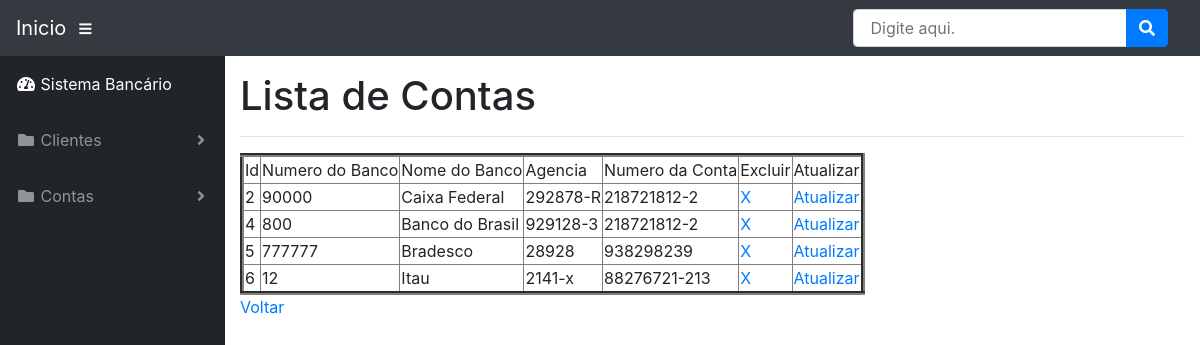
The app's page /listaconta with its own data.
### app.py (models this page shows, shortened)
class Conta(db.Model):
	__tablename__= 'contasbanco'
	_id = db.Column(db.Integer, primary_key=True, autoincrement=True)
	numero = db.Column(db.String)
	nomebanco = db.Column(db.String)
	agencia = db.Column(db.String)
	numeroconta = db.Column(db.String)

### app.py (the view)
@app.route("/listaconta")
def listaconta():
	contas = Conta.query.all()
	return render_template("listaconta.html", contas=contas)

### templates/listaconta.html (shortened to what this page needs)
<!DOCTYPE html>
<html lang="pt">
  <head>
    <link href="/static/vendor/bootstrap/css/bootstrap.min.css" rel="stylesheet">
    <link href="/static/vendor/fontawesome-free/css/all.min.css" rel="stylesheet" type="text/css">
    <link href="/static/vendor/datatables/dataTables.bootstrap4.css" rel="stylesheet">
    <link href="/static/css/sb-admin.css" rel="stylesheet">
  </head>
  <body id="page-top">
    <nav class="navbar navbar-expand navbar-dark bg-dark static-top">
      <a class="navbar-brand mr-1" href="index.html">Inicio </a>
      <button class="btn btn-link btn-sm text-white order-1 order-sm-0" id="sidebarToggle" href="#">
        <i class="fas fa-bars"></i>
      </button>
      <form class="d-none d-md-inline-block form-inline ml-auto mr-0 mr-md-3 my-2 my-md-0">
        <div class="input-group">
          <input type="text" class="form-control" placeholder=" Digite aqui." aria-label="Search" aria-describedby="basic-addon2">
          <div class="input-group-append">
            <button class="btn btn-primary" type="button">
              <i class="fas fa-search"></i>
            </button>
          </div>
        </div>
      </form>
    </nav>
    <div id="wrapper">
      <ul class="sidebar navbar-nav">
        <li class="nav-item active">
          <a class="nav-link" href="index.html">
            <i class="fas fa-fw fa-tachometer-alt"></i>
            <span> Sistema Bancário</span>
          </a>
        </li>
        <li class="nav-item dropdown">
          <a class="nav-link dropdown-toggle" href="#" id="pagesDropdown" role="button" data-toggle="dropdown" aria-haspopup="true" aria-expanded="false">
            <i class="fas fa-fw fa-folder"></i>
            <span> Clientes </span>
          </a>
        </li>
<li class="nav-item dropdown">
          <a class="nav-link dropdown-toggle" href="#" id="pagesDropdown" role="button" data-toggle="dropdown" aria-haspopup="true" aria-expanded="false">
            <i class="fas fa-fw fa-folder"></i>
            <span> Contas </span>
          </a>
      </ul>
      <div id="content-wrapper">
        <div class="container-fluid">
        <h1> Lista de Contas </h1>
    <hr>
    <table border="4">
      <tr>
        <td>Id</td>
        <td>Numero do Banco </td>
        <td>Nome do Banco</td>
        <td>Agencia</td>
        <td>Numero da Conta</td>
        <td>Excluir</td>
        <td>Atualizar</td>
      </tr>
      {% for conta in contas %}
      <tr>
        <td>{{ conta._id }}</td>
        <td>{{ conta.numero }}</td>
        <td>{{ conta.nomebanco }}</td>
        <td>{{ conta.agencia }}</td>
        <td>{{ conta.numeroconta }}</td>
        <td><a href="/excluirconta/{{ conta._id }}"> X </td>
        <td><a href="/atualizarconta/{{ conta._id }}"> Atualizar </td>
      </tr>
      {% endfor %}
    </table>
    <a href="/index"> Voltar </a>
        </div>
      </div>
    </div>
  </body>
</html>

### static/css/sb-admin.css (style rules this page uses)
html { position: relative; min-height: 100%; }
body { height: 100%; }
#wrapper { display: -webkit-box; display: -ms-flexbox; display: flex; }
#wrapper #content-wrapper { overflow-x: hidden; width: 100%; padding-top: 1rem; padding-bottom: 80px; }
.navbar-nav .nav-item.active .nav-link { color: #fff; }
.navbar-nav .nav-item.dropdown .dropdown-toggle::after { width: 1rem; text-align: center; float: right; vertical-align: 0; border: 0; font-weight: 900; content: '\f105'; font-family: 'Font Awesome 5 Free'; }
.sidebar { width: 90px !important; background-color: #212529; min-height: calc(100vh - 56px); }
.sidebar .nav-item:last-child { margin-bottom: 1rem; }
.sidebar .nav-item .nav-link { text-align: center; padding: 0.75rem 1rem; width: 90px; }
.sidebar .nav-item .nav-link span { font-size: 0.65rem; display: block; }
.sidebar .nav-item.dropdown .dropdown-toggle::after { display: none; }
.sidebar .nav-item .nav-link { color: rgba(255, 255, 255, 0.5); }
@media (min-width: 768px) { .sidebar { width: 225px !important; } }
@media (min-width: 768px) { .sidebar .nav-item .nav-link { display: block; width: 100%; text-align: left; padding: 1rem; width: 225px; } }
@media (min-width: 768px) { .sidebar .nav-item .nav-link span { font-size: 1rem; display: inline; } }
@media (min-width: 768px) { .sidebar .nav-item.dropdown .dropdown-toggle::after { display: block; } }
:root { --input-padding-x: 0.75rem; --input-padding-y: 0.75rem; }

### records on screen
Conta: _id "2", numero "90000", nomebanco "Caixa Federal", agencia "292878-R", numeroconta "218721812-2"
Conta: _id "4", numero "800", nomebanco "Banco do Brasil", agencia "929128-3", numeroconta "218721812-2"
Conta: _id "5", numero "777777", nomebanco "Bradesco", agencia "28928", numeroconta "938298239"
Conta: _id "6", numero "12", nomebanco "Itau", agencia "2141-x", numeroconta "88276721-213"
